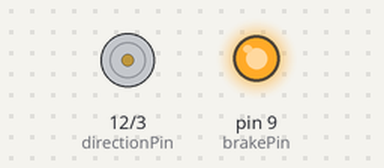
A sketch run on a simulated Arduino Uno, built with avr-gcc and run on an emulated ATmega328P. Parts: direction and speed pins drawn as motors (green arrow = direction pin HIGH = forward, orange = LOW = backward, longer = more drive), output pins drawn as LEDs (lit = HIGH). What the sketch prints to the serial monitor is not drawn.

Above: at 3.0 s.
Timing chart, 0 to 7.8 s (numbered marks = the images above):
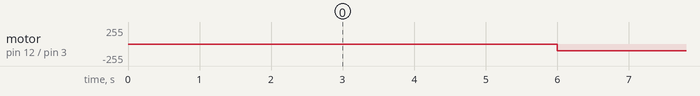

Measured:
- by itself, motor on pin 12 (directionPin) / pin 3 (pwmPin): alternates backward 100/255 for 3.0 s and stopped for 3.0 s

The sketch:

motorshieldonoff.ino
```cpp
int directionPin = 12;
int pwmPin = 3;
int brakePin = 9;
uint32_t nextTime_ms_u32;
#define INTERVAL_MS   (3000)

void setup()
{
  pinMode(directionPin, OUTPUT);
  pinMode(pwmPin, OUTPUT);
  pinMode(brakePin, OUTPUT);
  Serial.begin(115200);
  while(!Serial)
  {
  }
  Serial.println("Start");
  Serial.println("PWM : 0");
  digitalWrite(brakePin, HIGH);
  analogWrite(pwmPin, 0);
  nextTime_ms_u32 = millis() + (INTERVAL_MS * 2);
}

void loop()
{
  static bool FlipFlop_bool = false;
  uint32_t nowTime_ms_u32 = millis();
  if(nowTime_ms_u32 >= nextTime_ms_u32)
  {
    nextTime_ms_u32 = nowTime_ms_u32 + INTERVAL_MS;

    if(!FlipFlop_bool)
    {
      Serial.println("PWM : 100");
      //digitalWrite(brakePin, LOW);
      analogWrite(pwmPin, 100);
    }
    else
    {
      Serial.println("PWM : 0");
      //digitalWrite(brakePin, HIGH);
      analogWrite(pwmPin, 0);
    }
    FlipFlop_bool = !FlipFlop_bool;
  }
}
```
